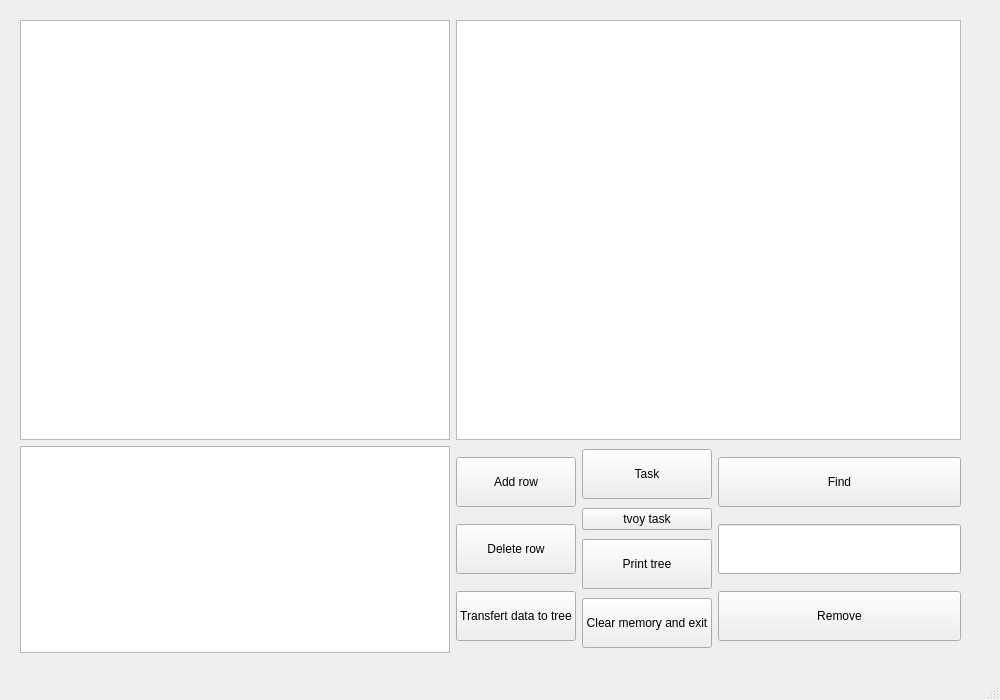
<?xml version="1.0" encoding="UTF-8"?>
<ui version="4.0">
 <class>MainWindow</class>
 <widget class="QMainWindow" name="MainWindow">
  <property name="geometry">
   <rect>
    <x>0</x>
    <y>0</y>
    <width>1000</width>
    <height>700</height>
   </rect>
  </property>
  <property name="windowTitle">
   <string>MainWindow</string>
  </property>
  <widget class="QWidget" name="centralwidget">
   <widget class="QWidget" name="layoutWidget">
    <property name="geometry">
     <rect>
      <x>20</x>
      <y>20</y>
      <width>941</width>
      <height>633</height>
     </rect>
    </property>
    <layout class="QVBoxLayout" name="verticalLayout">
     <item>
      <layout class="QHBoxLayout" name="horizontalLayout">
       <item>
        <widget class="QTreeView" name="treeView">
         <property name="minimumSize">
          <size>
           <width>430</width>
           <height>420</height>
          </size>
         </property>
         <property name="maximumSize">
          <size>
           <width>430</width>
           <height>420</height>
          </size>
         </property>
        </widget>
       </item>
       <item>
        <widget class="QTextEdit" name="textEdit">
         <property name="minimumSize">
          <size>
           <width>500</width>
           <height>0</height>
          </size>
         </property>
         <property name="maximumSize">
          <size>
           <width>16777215</width>
           <height>420</height>
          </size>
         </property>
         <property name="readOnly">
          <bool>true</bool>
         </property>
        </widget>
       </item>
      </layout>
     </item>
     <item>
      <layout class="QHBoxLayout" name="horizontalLayout_2">
       <item>
        <widget class="QTableWidget" name="tableWidget">
         <property name="minimumSize">
          <size>
           <width>430</width>
           <height>0</height>
          </size>
         </property>
         <property name="maximumSize">
          <size>
           <width>430</width>
           <height>250</height>
          </size>
         </property>
        </widget>
       </item>
       <item>
        <layout class="QHBoxLayout" name="horizontalLayout_3">
         <item>
          <layout class="QVBoxLayout" name="verticalLayout_8">
           <item>
            <widget class="QPushButton" name="pushButton_2">
             <property name="minimumSize">
              <size>
               <width>0</width>
               <height>50</height>
              </size>
             </property>
             <property name="maximumSize">
              <size>
               <width>16777215</width>
               <height>50</height>
              </size>
             </property>
             <property name="text">
              <string>Add row</string>
             </property>
            </widget>
           </item>
           <item>
            <widget class="QPushButton" name="pushButton_3">
             <property name="minimumSize">
              <size>
               <width>0</width>
               <height>50</height>
              </size>
             </property>
             <property name="maximumSize">
              <size>
               <width>16777215</width>
               <height>50</height>
              </size>
             </property>
             <property name="text">
              <string>Delete row</string>
             </property>
            </widget>
           </item>
           <item>
            <widget class="QPushButton" name="pushButton">
             <property name="minimumSize">
              <size>
               <width>0</width>
               <height>50</height>
              </size>
             </property>
             <property name="maximumSize">
              <size>
               <width>16777215</width>
               <height>50</height>
              </size>
             </property>
             <property name="text">
              <string>Transfert data to tree</string>
             </property>
            </widget>
           </item>
          </layout>
         </item>
         <item>
          <layout class="QVBoxLayout" name="verticalLayout_3">
           <item>
            <widget class="QPushButton" name="pushButton_6">
             <property name="minimumSize">
              <size>
               <width>0</width>
               <height>50</height>
              </size>
             </property>
             <property name="maximumSize">
              <size>
               <width>16777215</width>
               <height>50</height>
              </size>
             </property>
             <property name="text">
              <string>Task</string>
             </property>
            </widget>
           </item>
           <item>
            <widget class="QPushButton" name="pushButton_9">
             <property name="text">
              <string>tvoy task</string>
             </property>
            </widget>
           </item>
           <item>
            <widget class="QPushButton" name="pushButton_5">
             <property name="minimumSize">
              <size>
               <width>0</width>
               <height>50</height>
              </size>
             </property>
             <property name="maximumSize">
              <size>
               <width>16777215</width>
               <height>50</height>
              </size>
             </property>
             <property name="text">
              <string>Print tree</string>
             </property>
            </widget>
           </item>
           <item>
            <widget class="QPushButton" name="pushButton_4">
             <property name="minimumSize">
              <size>
               <width>0</width>
               <height>50</height>
              </size>
             </property>
             <property name="maximumSize">
              <size>
               <width>16777215</width>
               <height>50</height>
              </size>
             </property>
             <property name="text">
              <string>Clear memory and exit</string>
             </property>
            </widget>
           </item>
          </layout>
         </item>
         <item>
          <layout class="QVBoxLayout" name="verticalLayout_7">
           <item>
            <widget class="QPushButton" name="pushButton_8">
             <property name="minimumSize">
              <size>
               <width>0</width>
               <height>50</height>
              </size>
             </property>
             <property name="maximumSize">
              <size>
               <width>16777215</width>
               <height>50</height>
              </size>
             </property>
             <property name="text">
              <string>Find</string>
             </property>
            </widget>
           </item>
           <item>
            <widget class="QLineEdit" name="lineEdit_2">
             <property name="minimumSize">
              <size>
               <width>0</width>
               <height>40</height>
              </size>
             </property>
             <property name="maximumSize">
              <size>
               <width>16777215</width>
               <height>50</height>
              </size>
             </property>
             <property name="alignment">
              <set>Qt::AlignCenter</set>
             </property>
            </widget>
           </item>
           <item>
            <widget class="QPushButton" name="pushButton_7">
             <property name="minimumSize">
              <size>
               <width>0</width>
               <height>50</height>
              </size>
             </property>
             <property name="maximumSize">
              <size>
               <width>16777215</width>
               <height>50</height>
              </size>
             </property>
             <property name="text">
              <string>Remove</string>
             </property>
            </widget>
           </item>
          </layout>
         </item>
        </layout>
       </item>
      </layout>
     </item>
    </layout>
   </widget>
  </widget>
  <widget class="QMenuBar" name="menubar">
   <property name="geometry">
    <rect>
     <x>0</x>
     <y>0</y>
     <width>1000</width>
     <height>25</height>
    </rect>
   </property>
  </widget>
  <widget class="QStatusBar" name="statusbar"/>
 </widget>
 <resources/>
 <connections/>
</ui>
